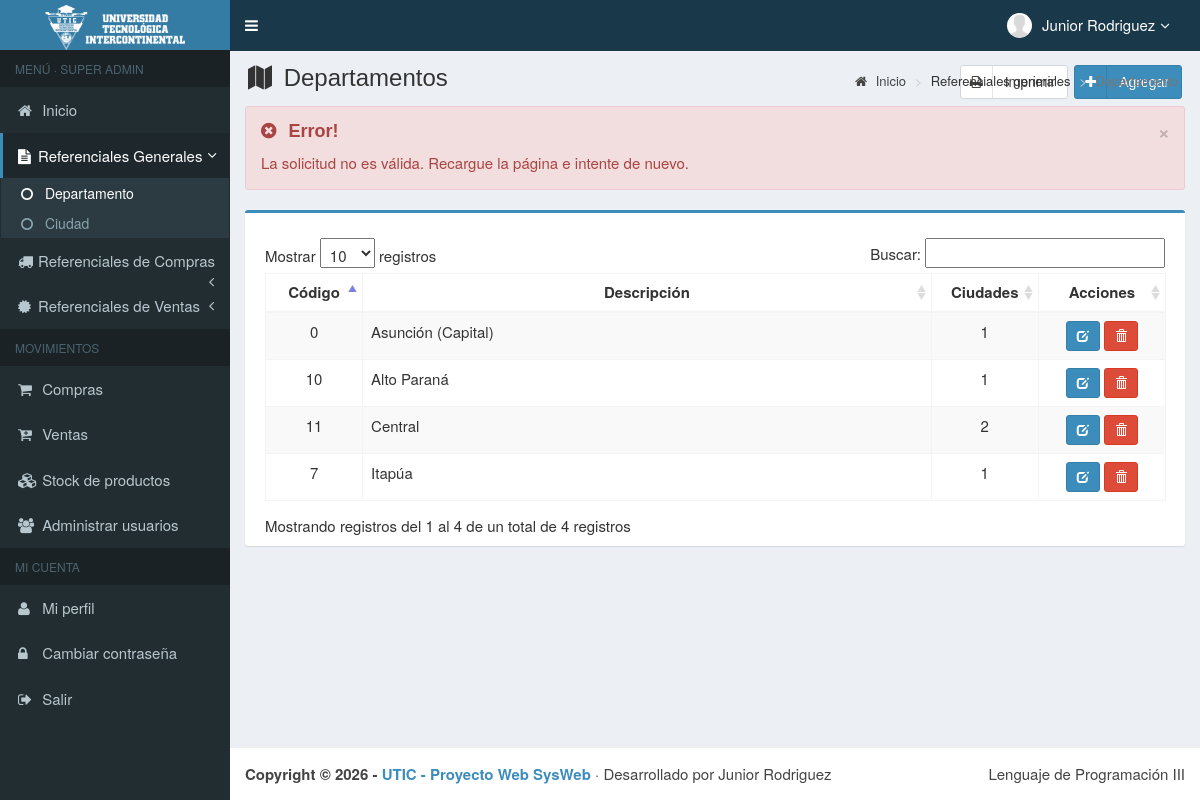
/main.php?module=departamento&alert=11 (signed in), run on the app's committed database.
### tables this page shows
CREATE TABLE usuarios (
    id_user         INT          NOT NULL AUTO_INCREMENT,
    username        VARCHAR(50)  NOT NULL,
    name_user       VARCHAR(150) NOT NULL,
    password        VARCHAR(255) NOT NULL,
    email           VARCHAR(150) NULL,
    telefono        VARCHAR(20)  NULL,
    foto            VARCHAR(300) NOT NULL DEFAULT '',
    permisos_acceso VARCHAR(30)  NOT NULL,           
    status          VARCHAR(15)  NOT NULL DEFAULT 'activo',    
    PRIMARY KEY (id_user),
    UNIQUE KEY uq_usuarios_username (username)
);

CREATE TABLE departamento (
    id_departamento INT         NOT NULL,
    dep_descripcion VARCHAR(35) NULL,
    PRIMARY KEY (id_departamento)
);

### config/funciones.php (called while the page is built, shortened)
<?php
function e(?string $texto): string
{
    return htmlspecialchars($texto ?? "", ENT_QUOTES, "UTF-8");
}
function foto_usuario(?string $foto): string
{
    return "images/user/" . ($foto !== null && $foto !== "" ? rawurlencode($foto) : "user-default.png");
}

### modules/departamento/view.php (the view, shortened to what this page needs)
<?php
$alertas = [
    1 => ["success", "Éxito!", "El departamento se registró correctamente."],
    2 => ["success", "Éxito!", "El departamento se modificó correctamente."],
    3 => ["success", "Éxito!", "El departamento se eliminó correctamente."],
    4 => ["danger",  "Error!", "No se puede eliminar: hay ciudades asociadas a este departamento."],
    5 => ["danger",  "Error!", "Ya existe un departamento con esa descripción."],
    10 => ["danger", "Error!", "Datos incompletos o inválidos. Revise el formulario."],
    11 => ["danger", "Error!", "La solicitud no es válida. Recargue la página e intente de nuevo."],
];
$alerta = $alertas[(int) ($_GET["alert"] ?? 0)] ?? null;
$departamentos = $mysqli->query("SELECT d.id_departamento, d.dep_descripcion, COUNT(c.cod_ciudad) AS ciudades
                                 FROM departamento d LEFT JOIN ciudad c ON c.id_departamento = d.id_departamento
                                 GROUP BY d.id_departamento, d.dep_descripcion ORDER BY d.id_departamento");
?>
<section class="content-header">
    <h1>
        <i class="fa fa-map icon-title"></i> Departamentos
        <a class="btn btn-primary btn-social pull-right" href="?module=form_departamento&form=add" title="Agregar" data-toggle="tooltip">
            <i class="fa fa-plus"></i> Agregar
        </a>
        <a class="btn btn-default btn-social pull-right" style="margin-right:6px" href="modules/departamento/reporte.php" target="_blank" title="Imprimir reporte" data-toggle="tooltip">
            <i class="fa fa-print"></i> Imprimir
        </a>
    </h1>
    <ol class="breadcrumb">
        <li><a href="?module=start"><i class="fa fa-home"></i> Inicio</a></li>
        <li>Referenciales generales</li>
        <li class="active">Departamento</li>
    </ol>
</section>
<section class="content">
    <div class="row">
        <div class="col-md-12">
            <?php if ($alerta): ?>
                <div class="alert alert-<?= $alerta[0] ?> alert-dismissable">
                    <button type="button" class="close" data-dismiss="alert" aria-hidden="true">&times;</button>
                    <h4><i class="icon fa <?= $alerta[0] === "success" ? "fa-check-circle" : "fa-times-circle" ?>"></i> <?= $alerta[1] ?></h4>
                    <?= $alerta[2] ?>
                </div>
            <?php endif; ?>
            <div class="box box-primary">
                <div class="box-body">
                    <table id="dataTables1" class="table table-bordered table-striped table-hover">
                        <thead>
                            <tr>
                                <th class="center">Código</th>
                                <th class="center">Descripción</th>
                                <th class="center">Ciudades</th>
                                <th class="center">Acciones</th>
                            </tr>
                        </thead>
                        <tbody>
                        <?php while ($d = $departamentos->fetch_assoc()): ?>
                            <tr>
                                <td width="80" class="center"><?= (int) $d["id_departamento"] ?></td>
                                <td><?= e($d["dep_descripcion"]) ?></td>
                                <td width="90" class="center"><?= (int) $d["ciudades"] ?></td>
                                <td width="110" class="center">
                                    <a data-toggle="tooltip" title="Modificar" class="btn btn-primary btn-sm"
                                       href="?module=form_departamento&form=edit&id=<?= (int) $d["id_departamento"] ?>">
                                        <i style="color:#fff" class="glyphicon glyphicon-edit"></i>
                                    </a>
                                    <form method="POST" action="modules/departamento/proses.php?act=delete" style="display:inline"
                                          onsubmit="return confirm('¿Eliminar el departamento <?= e(addslashes($d["dep_descripcion"])) ?>?');">
                                        <button type="submit" class="btn btn-danger btn-sm" data-toggle="tooltip" title="Eliminar">
                                            <i style="color:#fff" class="glyphicon glyphicon-trash"></i>
                                        </button>
                                    </form>
                                </td>
                            </tr>
                        <?php endwhile; ?>
                        </tbody>
                    </table>
                </div>
            </div>
        </div>
    </div>
</section>

### top-menu.php (shortened to what this page needs)
<?php
$stmt = $mysqli->prepare("SELECT name_user, foto, permisos_acceso FROM usuarios WHERE id_user = ?");
$stmt->bind_param("i", $_SESSION["id_user"]);
$stmt->execute();
$usuario_top = $stmt->get_result()->fetch_assoc();
?>
<li class="dropdown user user-menu">
    <a href="#" class="dropdown-toggle" data-toggle="dropdown">
        <img src="<?= foto_usuario($usuario_top["foto"]) ?>" class="user-image" alt="Imagen de usuario">
        <span class="hidden-xs"><?= e($usuario_top["name_user"]) ?><i style="margin-left:5px" class="fa fa-angle-down"></i></span>
    </a>
</li>

### assets/css/style.css (style rules this page uses)
.bg-red, .callout.callout-danger, .alert-danger, .alert-error, .label-danger, .modal-danger .modal-body { background-color: #f2dede !important; }
.alert-danger, .alert-error { border-color: #ebccd1; }
.btn-default { background-color: #fff; border-color: #d2d6de; color: #444; }
.btn-social *:first-child { border-right: 1px solid rgba(0, 0, 0, 0.1); bottom: 0; font-size: 1em !important; left: 0; line-height: 32px !important; position: absolute; text-align: center; top: 0; width: 32px !important; }
.content-header { padding: 15px 18px 0; position: relative; }
.content-header > .breadcrumb { background: transparent none repeat scroll 0 0; border-radius: 2px; float: right; font-size: 13px; margin-bottom: 0; margin-top: 0; padding: 7px 12px; position: absolute; right: 10px; top: 15px; }
.center { text-align:center; }
.icon-title { margin-right: 5px; }
body { background-color: #fff; color: #333; font-size: 15px; line-height: 1.42857; }

### data on the page
usuarios: name_user "Junior Rodriguez"
departamento: id_departamento "0", dep_descripcion "Asunción (Capital)", ciudades "1"
departamento: id_departamento "7", dep_descripcion "Itapúa", ciudades "1"
departamento: id_departamento "10", dep_descripcion "Alto Paraná", ciudades "1"
departamento: id_departamento "11", dep_descripcion "Central", ciudades "2"

### other printed values
$nivel "SUPER ADMIN"
$alerta[1] "Error!"
$alerta[2] "La solicitud no es válida. Recargue la página e intente de nuevo."
